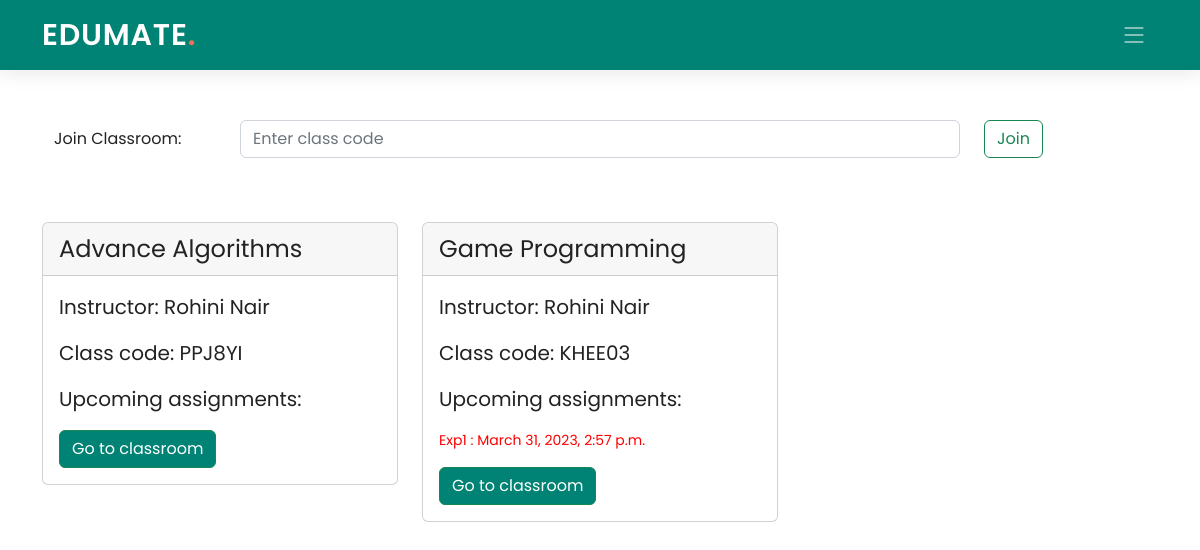
The page /student/2/ on the database its author committed.
### Teacher/models.py (models this page shows, shortened)
class ClassTeachers(models.Model):
    teach_id = models.ForeignKey("Edumate_app.Teachers", on_delete=models.CASCADE, blank=True, null=True)
    class_code = models.CharField(primary_key=True, max_length=10)
    class_name = models.CharField(max_length=40)
    class Meta:
        db_table = "ClassTeachers"

class Assignments(models.Model):
    assignment_id = models.AutoField(primary_key=True)
    assignment_name = models.CharField(max_length=40)
    assignment_description = models.CharField(max_length=100)
    class_code = models.ForeignKey(ClassTeachers, on_delete=models.CASCADE, blank=True, null=True)
    max_marks = models.FloatField(default=25)
    peer_grade = models.BooleanField(default=False)
    duedate =  models.DateTimeField(default=timezone.now)
    class Meta:
        db_table = "Assignments"

### Edumate_app/models.py (models this page shows, shortened)
class Teachers(models.Model):
    teach_id = models.AutoField(primary_key=True)
    name = models.CharField(max_length=100)
    email = models.EmailField(max_length=50)
    password = models.CharField(max_length=50)
    is_change = models.IntegerField(default=0)
    class Meta:
        db_table = "Teachers"

### Student/views.py (the view, shortened to what this page needs)
# urls.py: path('', views.stud_home, name='student_home'),
def stud_home(request, pk):
    allClasses = ClassStudents.objects.filter(stud_id=pk)
    data = []
    for i in allClasses:
        totalAssignmentsInOneClass = Assignments.objects.filter(class_code=i.class_code.class_code)
        temp = []
        for j in totalAssignmentsInOneClass:
            check = SubmittedAssignments.objects.filter(stud_id=pk, assignment_id=j.assignment_id)
            if not check:
                if timezone.localtime(timezone.now()) < j.duedate:
                    temp.append([j.assignment_id, j.assignment_name, j.class_code.class_name, j.duedate, False])
                else:
                    temp.append([j.assignment_id, j.assignment_name, j.class_code.class_name, j.duedate, True])
        temp.sort(key=lambda x: x[3])
        data.append([i.class_code.class_code, i.class_code.class_name, i.class_code.teach_id.name, temp])
    return render(request, 'Student/student_home.html', {"data": data, 'pk': pk})

### Student/templates/Student/student_home.html (shortened to what this page needs)
{% extends './base_student.html' %}
{% block navbar %}
  <header id="header" class="header d-flex align-items-center">
    <div class="container-fluid container-xl d-flex align-items-center justify-content-between">
      <a href="#" class="logo d-flex align-items-center">
        <h1>EDUMATE<span>.</span></h1>
      </a>
      <i class="mobile-nav-toggle mobile-nav-show bi bi-list"></i>
    </div>
  </header>
  {% endblock navbar %}
{% block content %}
    <div class="container ">
        <div class="container" >
          <br><br><br>
            <form method="post" class="form-group row">
                <label for="staticclasscode" class="col-sm-2 col-form-label" class="sr-only">Join Classroom:</label>
              <div class="col-sm-8">
                <input class="form-control" id="staticclasscode" type="text" placeholder="Enter class code" name="code" required>
              </div>
              <div class="col-sm-2">
                <button type="submit mb-2" class="btn btn-outline-success">Join</button>
              </div>
            </form>
        </div>
        <br>
        <div class="row row-content my-4">
          {% for i in data %}
          <div class="col-md-4">
            <div class="card">
              <div class="card-header" style="font-size: 1.5rem;">
                {{ i.1 }}
              </div>
              <div class="card-body">
                <blockquote class="blockquote mb-0">
                  <p>Instructor: {{ i.2 }}</p>
                  <p>Class code: {{ i.0 }}</p>
                  <p>Upcoming assignments:</p>
                  {% for j in i.3 %}
                    {% if j.4 %}
                    <p style="font-size: 14px; color: red;">{{j.1}} : {{j.3}}</p>
                    {% else %}
                    <p style="font-size: 14px">{{j.1}} : {{j.3}}</p>
                    {% endif %}
                  {% endfor %}
                  <a class="btn btn-success" href="{% url 'classroom1' pk=pk pk2=i.0 %}">Go to classroom</a>
                </blockquote>
              </div>
            </div>
          </div>
              <br>
          {% endfor %}
        </div>
    </div>
{% endblock content %}

### Edumate_app/static/Edumate_app/assets/css/index.css (style rules this page uses)
:root { --font-default: "Open Sans", system-ui, -apple-system, "Segoe UI", Roboto, "Helvetica Neue", Arial, "Noto Sans", "Liberation Sans", sans-serif, "Apple Color Emoji", "Segoe UI Emoji", "Segoe UI Symbol", "Noto Color Emoji"; --font-primary: "Poppins", sans-serif; --font-secondary: "Poppins", sans-serif; }
:root { --color-default: #222222; --color-primary: #008374; --color-secondary: #f85a40; }
:root { scroll-behavior: smooth; }
body { font-family: var(--font-primary); color: var(--color-default); }
a { color: var(--color-primary); text-decoration: none; }
h1, h2, h3, h4, h5, h6 { font-family: var(--font-primary); }
.header { z-index: 997; height: 90px; background-color: var(--color-primary); }
.header.sticked { position: fixed; top: 0; right: 0; left: 0; height: 70px; box-shadow: 0px 2px 20px rgba(0, 0, 0, 0.1); }
.header .logo h1 { font-size: 30px; margin: 0; font-weight: 600; letter-spacing: 0.8px; color: #fff; font-family: var(--font-primary); }
.header .logo h1 span { color: #f96f59; }
@media (max-width: 1279px) { .mobile-nav-show { color: rgba(255, 255, 255, 0.6); font-size: 28px; cursor: pointer; line-height: 0; transition: 0.5s; z-index: 9999; margin-right: 10px; } }

### Student/templates/Student/student_home.html (style rules this page uses)
.btn-success, .btn-success:active, .btn-success:visited { background-color: #008374 !important; }

### rows shown on the page
ClassTeachers: class_name "Advance Algorithms", class_code "PPJ8YI"
Teachers: name "Rohini Nair" "Rohini Nair"
ClassTeachers: class_name "Game Programming", class_code "KHEE03"
Assignments: assignment_name "Exp1", duedate "March 31, 2023, 2:57 p.m."
